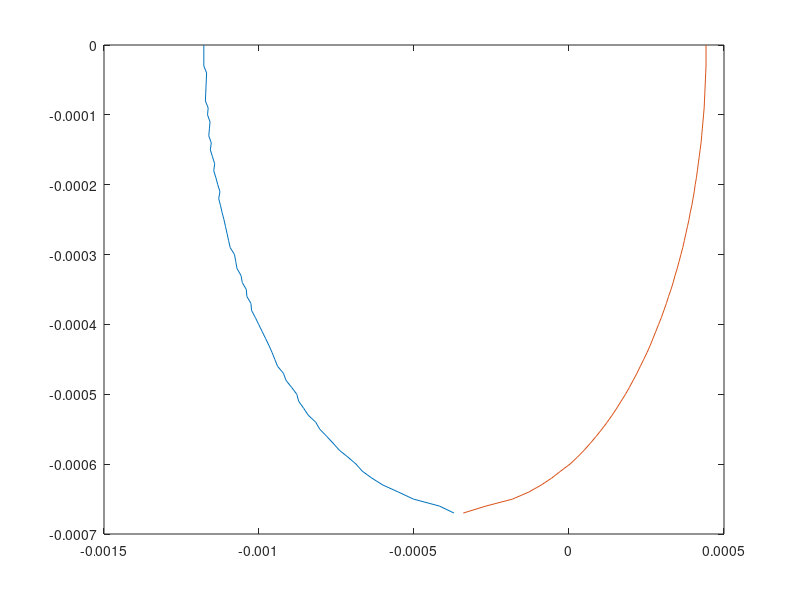

Write MATLAB code to recreate this figure.
%Weld resolidification path

% MATERIAL properties - change here
Ta=293; Tm = 1730; K=24; kappa=7.6*10^(-6); A=0.1;
fprintf(1,'NEW RUN!!\n');

%PARAMETERS - change here for the two cases
v=1/60; PL = 200;

dx=1e-5; dy=1e-5; dxf=1e-6; % resolution

xr=0; xf=0; yi=0; xs=0; ymax=5e-3; %if exceeding the border, increase calculation domain ymax

%routine for plotting the xy-pool shape
i=1; nofront = 0; y = 0.0; up = 1; upold = 1;
while ((y < ymax) && (nofront == 0))
    %shape of melt pool in front of laser/keyhole
    T = Tm*2; x0 = dxf; x = x0; j=1; T0 = Tm*3; nofront = 0; 
    while ( (((T0>Tm)&(T>Tm)) | ((T0<Tm)&(T<Tm))) && ((j < 5) | (nofront == 0)))
    
        r=sqrt(x^2+y^2);
        Told = T; xold = x; 
        T=Ta+2*A*PL/K/r*exp(-v*(x+r)/2/kappa);

        if (j==1) T0=T; end; 
        if (T0>Tm) x=x+dxf; else x = x-dxf; end; if (j==1) x = x-2*x0; end;
        if (((T-Told)*(x-xold)) > 0) nofront = 1; else nofront = 0; end;
%    if (T0<Tm) fprintf(1,'*z/x %4.2f/%4.3f   T %4.0f\n',y*1e3,x*1e3,T); end;
        j = j+1;
    end
    fprintf(1,'y/x %4.2f/%4.2f   T %4.0f   %d\n',y*1e3,x*1e3,T,nofront); 
    xf(i)=x;

%  shape of melt pool behind laser/keyhole = resolidification front
    T = Tm*2; Tnew=2; Told=1;
    x=x-dx;
    while ((T>Tm)|(Tnew>Told))
        r=sqrt(x^2+y^2);
        T=Ta+2*A*PL/K/r*exp(-v*(x+r)/2/kappa);
        Told=Tnew; Tnew=T;
        x=x-dx;
    end


    xr(i)=x;
%    fprintf(1,'%3.0d %3.0d  y/x %4.2f/%4.2f   T %4.0f      xf %4.2f  xr %4.2f    dTxy %4.3f %4.3f\n',i,j,y*1e3,x*1e3,T,xf(i),xr(i),dTx,dTy); 
    yi(i)=-y;
    i=i+1; y = y+dy;
end

hold off; %'hold all' for multiple curves or 'hold off' for a single graph
plot(xr,yi,xf,yi); % EXTEND THE PLOT: You can add the solidification path in the ouput by one more variable pair s1,yi
hold all;